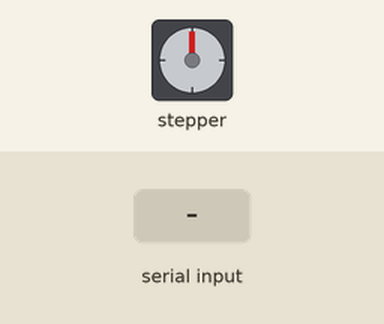
Bench run of a sketch on a simulated Arduino Uno, built with avr-gcc and run on an emulated ATmega328P. Parts: stepper motor. Wiring (inferred from the names in the program): stepper motor driver (200 steps per turn assumed): step pin 3; direction pin 2. Inputs (shaded band) come from the test bench.

Above: at 1.2 s.
1.3 s: "H" received over Serial
At 1.45 s:
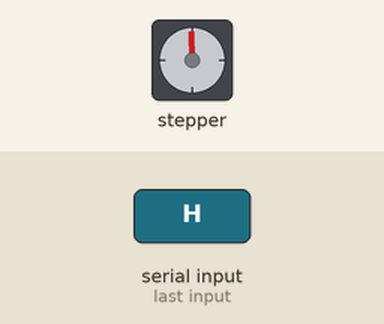
At 2.05 s:
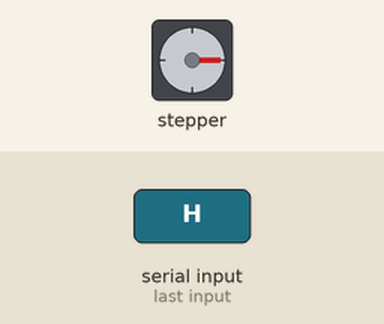
4.3 s: "H" received over Serial
At 4.76 s:
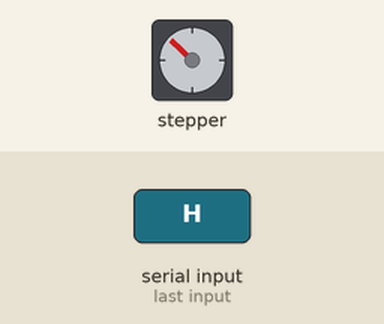
Timing chart, 0 to 10.8 s (numbered marks = the images above; inputs shaded):
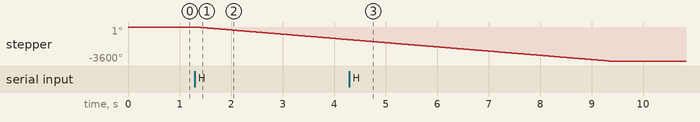

Measured:
- after the input at 1.3 s, stepper: keeps turning counter-clockwise at about 448°/s, starting at once

The sketch:

GUI_Peristaltic_Pump_II_firm.ino
```cpp
// Interfaced version
char user_In; // User input
int pin_dir = 2; // Setting I/O pin for stepper direction control
int pin_step = 3;// Setting I/O pin for stepper driving
int period_ms = 2; // setting the frequency through the signal period
int inter_delay = 1500; // setting the waiting time between processes
const int step_num = 1000; // setting the min number of steps to do in each process

void setup()
{
  Serial.begin(9600);
  pinMode(pin_step, OUTPUT);
  pinMode(pin_dir, OUTPUT);
}

void loop()
{
if(Serial.available()> 0){

    user_In = Serial.read();               // read user input

      if(user_In == 'U'){
        digitalWrite(pin_dir, HIGH);
      }

      if(user_In == 'D'){
       digitalWrite(pin_dir, LOW);
      }

      if(user_In == 'H'){
       digitalWrite(pin_step, HIGH);
         for(int x = 0; x < step_num; x++)
         {
          digitalWrite(pin_step, HIGH);
          delay(period_ms);
          digitalWrite(pin_step, LOW);
          delay(period_ms);
          }
      }

      if(user_In == 'L'){
       digitalWrite(pin_step, LOW);
      }

  } // Serial.available loop

  //digitalWrite(pin_dir,LOW); // Clockwise

// delay(inter_delay); // Wait a second
}
```
